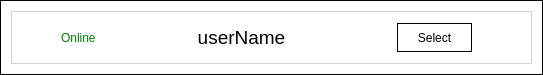
<?xml version="1.0" encoding="UTF-8"?>
<ui version="4.0">
 <class>UserWidget</class>
 <widget class="QWidget" name="UserWidget">
  <property name="geometry">
   <rect>
    <x>0</x>
    <y>0</y>
    <width>543</width>
    <height>75</height>
   </rect>
  </property>
  <property name="sizePolicy">
   <sizepolicy hsizetype="Expanding" vsizetype="Expanding">
    <horstretch>0</horstretch>
    <verstretch>0</verstretch>
   </sizepolicy>
  </property>
  <property name="windowTitle">
   <string>Form</string>
  </property>
  <property name="styleSheet">
   <string notr="true">background: white; border: 1px solid black;</string>
  </property>
  <layout class="QGridLayout" name="gridLayout">
   <item row="0" column="0">
    <widget class="QWidget" name="widget" native="true">
     <property name="styleSheet">
      <string notr="true">border: 1px solid lightgrey;</string>
     </property>
     <layout class="QGridLayout" name="gridLayout_2">
      <property name="leftMargin">
       <number>2</number>
      </property>
      <property name="topMargin">
       <number>2</number>
      </property>
      <property name="rightMargin">
       <number>2</number>
      </property>
      <property name="bottomMargin">
       <number>2</number>
      </property>
      <property name="spacing">
       <number>2</number>
      </property>
      <item row="0" column="0">
       <layout class="QHBoxLayout" name="horizontalLayout_2" stretch="1,0,6,2,1">
        <item>
         <spacer name="horizontalSpacer">
          <property name="orientation">
           <enum>Qt::Horizontal</enum>
          </property>
          <property name="sizeHint" stdset="0">
           <size>
            <width>40</width>
            <height>20</height>
           </size>
          </property>
         </spacer>
        </item>
        <item>
         <widget class="QLabel" name="online_label">
          <property name="enabled">
           <bool>true</bool>
          </property>
          <property name="styleSheet">
           <string notr="true">color: green; border: none;</string>
          </property>
          <property name="text">
           <string>Online</string>
          </property>
         </widget>
        </item>
        <item>
         <widget class="QLabel" name="name_label">
          <property name="font">
           <font>
            <pointsize>14</pointsize>
           </font>
          </property>
          <property name="styleSheet">
           <string notr="true">border: none</string>
          </property>
          <property name="text">
           <string>userName</string>
          </property>
          <property name="alignment">
           <set>Qt::AlignCenter</set>
          </property>
         </widget>
        </item>
        <item>
         <widget class="QPushButton" name="pushButton">
          <property name="sizePolicy">
           <sizepolicy hsizetype="Expanding" vsizetype="Expanding">
            <horstretch>0</horstretch>
            <verstretch>0</verstretch>
           </sizepolicy>
          </property>
          <property name="styleSheet">
           <string notr="true">margin: 10px;border: 1px solid black;</string>
          </property>
          <property name="text">
           <string>Select</string>
          </property>
         </widget>
        </item>
        <item>
         <spacer name="horizontalSpacer_2">
          <property name="orientation">
           <enum>Qt::Horizontal</enum>
          </property>
          <property name="sizeHint" stdset="0">
           <size>
            <width>40</width>
            <height>20</height>
           </size>
          </property>
         </spacer>
        </item>
       </layout>
      </item>
     </layout>
    </widget>
   </item>
  </layout>
 </widget>
 <resources/>
 <connections/>
</ui>
